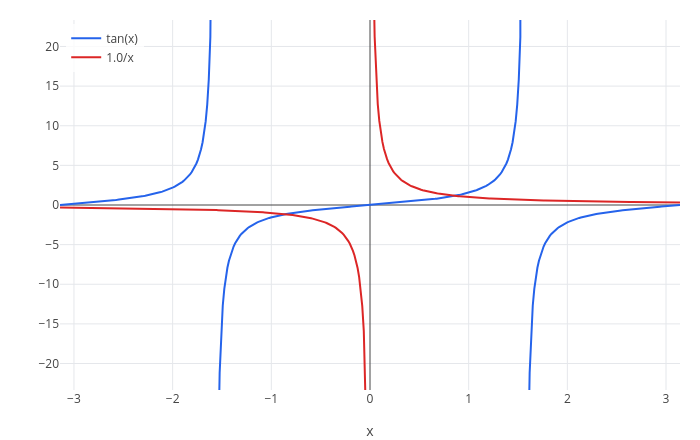

This figure's notebook cell:
### Markdown cell above
Poles are clipped instead of stretching the chart:

### Code cell
plot(tan(x), 1/x, x, -pi, pi)

### Figure 1 — Plotly figure (JSON) as saved in the notebook; plotly's stock layout.template omitted (floating-point values rounded to 4 significant figures; data arrays with more than 128 entries replaced by an {"elided": "..."} marker saying what was removed)
{"data": [{"line": {"color": "#2563eb", "width": 2}, "mode": "lines", "name": "tan(x)", "type": "scatter", "x": {"elided": "404 float values"}, "y": {"elided": "404 float values"}}, {"line": {"color": "#dc2626", "width": 2}, "mode": "lines", "name": "1.0/x", "type": "scatter", "x": {"elided": "402 float values"}, "y": {"elided": "402 float values"}}], "layout": {"height": 440, "legend": {"bgcolor": "rgba(255,255,255,0.8)", "x": 0.01, "y": 0.99}, "margin": {"b": 50, "l": 60, "r": 20, "t": 20}, "showlegend": true, "title": {"text": ""}, "width": 700, "xaxis": {"title": {"text": "x"}, "zeroline": true}, "yaxis": {"range": [-23.34, 23.34], "title": {"text": ""}, "zeroline": true}}}
